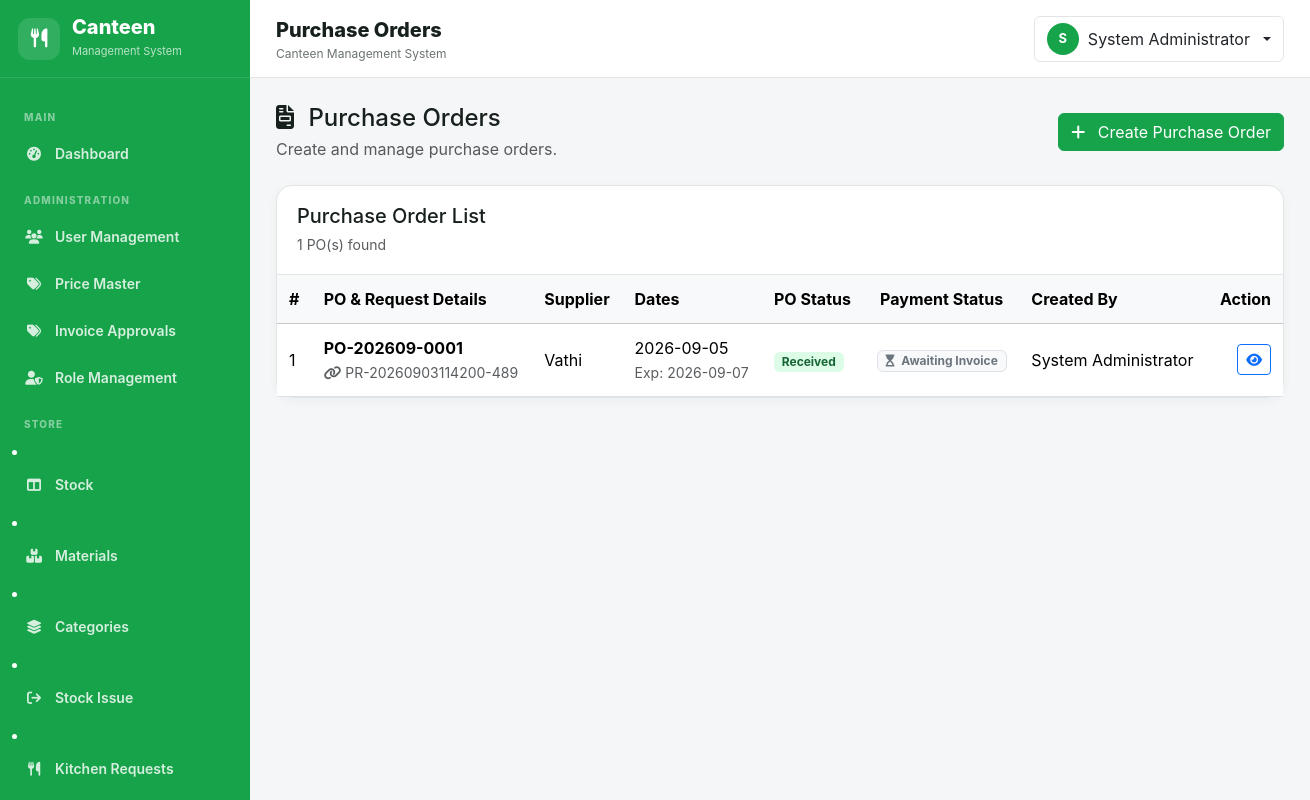
The page /purchase/purchase_orders.php (signed in) on the database its author committed.
### tables this page shows
CREATE TABLE `purchase_orders` (
  `id` int(11) NOT NULL,
  `po_no` varchar(50) NOT NULL,
  `request_id` int(11) DEFAULT NULL,
  `supplier_id` int(11) NOT NULL,
  `po_date` date NOT NULL,
  `expected_date` date DEFAULT NULL,
  `status` enum('Draft','Pending','Approved','Ordered','Received','Cancelled') NOT NULL DEFAULT 'Draft',
  `remarks` text DEFAULT NULL,
  `created_by` int(11) DEFAULT NULL,
  `created_at` datetime NOT NULL DEFAULT current_timestamp()
);

CREATE TABLE `purchase_requests` (
  `id` int(10) UNSIGNED NOT NULL,
  `request_no` varchar(60) NOT NULL,
  `requested_by` int(10) UNSIGNED NOT NULL,
  `request_date` date NOT NULL,
  `status` enum('Pending','Approved','Rejected','Purchased','Completed') DEFAULT 'Pending',
  `remarks` text DEFAULT NULL,
  `created_at` datetime DEFAULT current_timestamp()
);

CREATE TABLE `suppliers` (
  `id` int(11) NOT NULL,
  `supplier_code` varchar(50) NOT NULL,
  `supplier_name` varchar(150) NOT NULL,
  `contact_person` varchar(150) DEFAULT NULL,
  `phone` varchar(30) DEFAULT NULL,
  `email` varchar(150) DEFAULT NULL,
  `address` text DEFAULT NULL,
  `gst_number` varchar(50) DEFAULT NULL,
  `status` enum('Enable','Disabled') NOT NULL DEFAULT 'Enable',
  `created_by` int(11) DEFAULT NULL,
  `created_at` datetime NOT NULL DEFAULT current_timestamp()
);

CREATE TABLE `users` (
  `id` int(10) UNSIGNED NOT NULL,
  `role_id` int(10) UNSIGNED NOT NULL,
  `employee_code` varchar(50) DEFAULT NULL,
  `employee_name` varchar(150) NOT NULL,
  `email` varchar(150) NOT NULL,
  `password` varchar(255) NOT NULL,
  `status` enum('Enable','Disabled') NOT NULL DEFAULT 'Enable',
  `created_at` datetime NOT NULL DEFAULT current_timestamp(),
  `updated_at` datetime DEFAULT NULL ON UPDATE current_timestamp()
);

### includes/functions.php (called while the page is built, shortened)
<?php
function e(?string $value): string {
    return htmlspecialchars($value ?? '', ENT_QUOTES, 'UTF-8');
}

### purchase/purchase_orders.php (the view, shortened to what this page needs)
<?php
require_once __DIR__ . '/../config/database.php';
require_once __DIR__ . '/../includes/functions.php';
$stmt = $con->query("
    SELECT
        po.id,
        po.po_no,
        po.po_date,
        po.expected_date,
        po.status,
        s.supplier_name,
        pr.request_no,
        u.employee_name AS created_by_name
        -- INGE PUDHUSA INVOICE STATUS EDUKKA POROM --
        , i.status AS invoice_status
    FROM purchase_orders po
    LEFT JOIN suppliers s
        ON s.id = po.supplier_id
    LEFT JOIN purchase_requests pr
        ON pr.id = po.request_id
    LEFT JOIN users u
        ON u.id = po.created_by
    -- PUDHU JOIN --
    LEFT JOIN invoices i
        ON i.po_id = po.id
    ORDER BY po.id DESC
");
$purchaseOrders = $stmt->fetchAll();
require_once __DIR__ . '/../includes/header.php';
?>
<div class="d-flex">
    <?php require_once __DIR__ . '/../includes/sidebar.php'; ?>
    <main class="main-content flex-grow-1">
        <?php require_once __DIR__ . '/../includes/topbar.php'; ?>
        <div class="page-body">
            <div class="d-flex justify-content-between align-items-center mb-4">
                <div>
                    <h4 class="mb-1">
                        <i class="fa-solid fa-file-invoice me-2"></i>
                        Purchase Orders
                    </h4>
                    <p class="text-muted mb-0">
                        Create and manage purchase orders.
                    </p>
                </div>
                <button
                    type="button"
                    class="btn btn-primary"
                    data-bs-toggle="modal"
                    data-bs-target="#createPOModal"
                >
                    <i class="fa-solid fa-plus me-2"></i>
                    Create Purchase Order
                </button>
            </div>
            <div class="content-card">
                <div class="content-card-header">
                    <div>
                        <h5 class="mb-1">
                            Purchase Order List
                        </h5>
                        <small class="text-muted">
                            <?= count($purchaseOrders) ?> PO(s) found
                        </small>
                    </div>
                </div>
                <div class="table-responsive">
                <table class="table table-hover align-middle mb-0 text-nowrap">
                    <thead class="table-light">
                        <tr>
                            <th>#</th>
                            <th>PO & Request Details</th>
                            <th>Supplier</th>
                            <th>Dates</th>
                            <th>PO Status</th>
                            <th class="text-center">Payment Status</th>
                            <th>Created By</th>
                            <th class="text-end">Action</th>
                        </tr>
                    </thead>
                    <tbody>
                    <?php if (!$purchaseOrders): ?>
                        <tr>
                            <td colspan="8" class="text-center text-muted py-5">
                                <i class="fa-solid fa-file-invoice fs-2 d-block mb-2"></i>
                                No purchase orders found.
                            </td>
                        </tr>
                    <?php else: ?>
                        <?php foreach ($purchaseOrders as $index => $po): ?>
                            <?php
                                $statusClass = match ($po['status']) {
                                    'Draft' => 'bg-secondary',
                                    'Pending' => 'badge-disabled',
                                    'Approved' => 'badge-enable',
                                    'Ordered' => 'badge-enable',
                                    'Received' => 'badge-enable',
                                    'Cancelled' => 'badge-disabled',
                                    default => 'bg-secondary'
                                };
                            ?>
                            <tr>
                                <td><?= $index + 1 ?></td>
                                <td>
                                    <strong><?= e($po['po_no']) ?></strong><br>
                                    <small class="text-muted"><i class="fa-solid fa-link me-1"></i><?= e($po['request_no']) ?></small>
                                </td>
                                <td><?= e($po['supplier_name']) ?></td>
                                <td>
                                    <?= e($po['po_date']) ?><br>
                                    <small class="text-muted">Exp: <?= $po['expected_date'] ? e($po['expected_date']) : '-' ?></small>
                                </td>
                                <td>
                                    <span class="badge <?= $statusClass ?>">
                                        <?= e($po['status']) ?>
                                    </span>
                                </td>
                                <td class="text-center">
                                    <?php if ($po['status'] === 'Received'): ?>
                                        <?php if (!empty($po['invoice_status'])): ?>
                                            <?php
                                                $invBadge = match($po['invoice_status']) {
                                                    'Pending' => 'bg-warning text-dark',
                                                    'Approved' => 'bg-primary',
                                                    'Paid' => 'bg-success',
                                                    'Rejected' => 'bg-danger',
                                                    default => 'bg-secondary'
                                                };
                                            ?>
                                            <span class="badge <?= $invBadge ?>">
                                                <i class="fa-solid fa-file-invoice-dollar me-1"></i> <?= e($po['invoice_status']) ?>
                                            </span>
                                        <?php else: ?>
                                            <span class="badge bg-light text-secondary border">
                                                <i class="fa-solid fa-hourglass-start me-1"></i> Awaiting Invoice
                                            </span>
                                        <?php endif; ?>
                                    <?php else: ?>
                                        <span class="text-muted">-</span>
                                    <?php endif; ?>
                                </td>
                                <td><?= e($po['created_by_name'] ?? 'System') ?></td>
                                <td class="text-end">
                                    <a href="purchase_order_view.php?id=<?= (int)$po['id'] ?>" class="btn btn-sm btn-outline-primary" title="View Details">
                                        <i class="fa-solid fa-eye"></i>
                                    </a>
                                </td>
                            </tr>
                        <?php endforeach; ?>
                    <?php endif; ?>
                    </tbody>
                </table>
            </div>
            </div>
        </div>
    </main>
</div>
<?php require_once __DIR__ . '/../includes/footer.php'; ?>

### assets/css/app.css (style rules this page uses)
:root { --primary: #16a34a; --primary-dark: #15803d; --primary-soft: #f0fdf4; --accent: #f59e0b; --bg: #f4f6f8; --card: #ffffff; --text: #17201c; --muted: #6b746f; --border: #e1e6e3; --sidebar-width: 250px; }
* { box-sizing: border-box; }
body { margin: 0; background: var(--bg); color: var(--text); font-family: Inter, system-ui, -apple-system, "Segoe UI", Arial, sans-serif; }
a { text-decoration: none; }
.main-content { margin-left: var(--sidebar-width); min-height: 100vh; }
.page-body { padding: 26px; }
.content-card { background: #fff; border: 1px solid var(--border); border-radius: 16px; box-shadow: 0 3px 12px rgba(17, 24, 39, .04); }
.content-card-header { padding: 18px 20px; border-bottom: 1px solid var(--border); display: flex; align-items: center; justify-content: space-between; gap: 10px; }
.table > :not(caption) > * > * { padding: 12px; }
.badge-enable { background: #dcfce7; color: #166534; }
.btn-primary { --bs-btn-bg: var(--primary); --bs-btn-border-color: var(--primary); --bs-btn-hover-bg: var(--primary-dark); --bs-btn-hover-border-color: var(--primary-dark); }
:root { --auth-primary: #16a34a; --auth-primary-dark: #15803d; --auth-primary-soft: #f0fdf4; }

### rows shown on the page
purchase_orders: po_no "PO-202609-0001", purchase_requests.request_no "PR-20260903114200-489", supplier.supplier_name "Vathi", po_date "2026-09-05", expected_date "2026-09-07", status "Received", shows "Awaiting Invoice", users.employee_name "System Administrator"

### other values the page prints
$pageTitle "Purchase Orders"
substr($_SESSION['employee_name'] ?? 'U', 0, 1) "S"
$_SESSION['employee_name'] "System Administrator"
count($purchaseOrders) "1"
